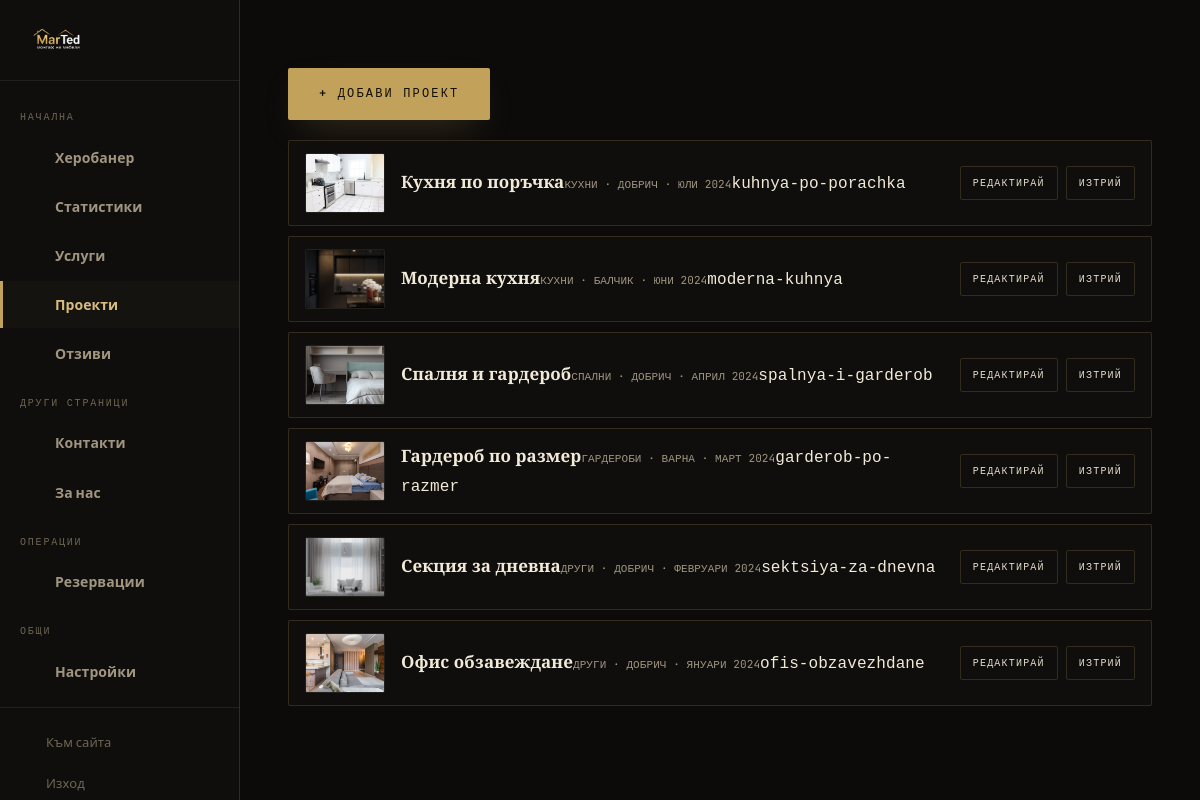
Screenshot of /admin/projects.php (signed in) with the database file from the repository.
### tables this page shows
CREATE TABLE IF NOT EXISTS projects (
  id INT AUTO_INCREMENT PRIMARY KEY, slug VARCHAR(160) UNIQUE, title VARCHAR(255), category VARCHAR(120),
  pdate VARCHAR(120), location VARCHAR(255), description TEXT, cover VARCHAR(500), gallery TEXT,
  created_at TIMESTAMP DEFAULT CURRENT_TIMESTAMP
);

### inc/functions.php (called while the page is built, shortened)
<?php
require_once __DIR__ . '/db.php';
function e($s) { return htmlspecialchars((string)$s, ENT_QUOTES, 'UTF-8'); }

### inc/db.php (called while the page is built, shortened)
<?php
function config() { static $c; if ($c === null) $c = require __DIR__ . '/config.php'; return $c; }
function db() {
    static $pdo = null;
    if ($pdo !== null) return $pdo;
    $cfg = config()['db'];
    if ($cfg['driver'] === 'sqlite') {
        $path = $cfg['sqlite_path'];
        $dir = dirname($path);
        if (!is_dir($dir)) @mkdir($dir, 0775, true);
        $pdo = new PDO('sqlite:' . $path);
        $pdo->exec('PRAGMA journal_mode=WAL; PRAGMA foreign_keys=ON;');
    } else {
        $m = $cfg['mysql'];
        $dsn = "mysql:host={$m['host']};dbname={$m['name']};charset={$m['charset']}";
        $pdo = new PDO($dsn, $m['user'], $m['pass'], [
            PDO::ATTR_ERRMODE => PDO::ERRMODE_EXCEPTION,
            PDO::ATTR_DEFAULT_FETCH_MODE => PDO::FETCH_ASSOC,
        ]);
        return $pdo;
    }
    $pdo->setAttribute(PDO::ATTR_ERRMODE, PDO::ERRMODE_EXCEPTION);
    $pdo->setAttribute(PDO::ATTR_DEFAULT_FETCH_MODE, PDO::FETCH_ASSOC);
    return $pdo;
}

### admin/projects.php (the view, shortened to what this page needs)
<?php
require_once __DIR__ . '/../inc/functions.php';
require_once __DIR__ . '/../inc/icons.php';
$editing = null;
$projs = db()->query("SELECT * FROM projects ORDER BY id ASC")->fetchAll();
require __DIR__ . '/../inc/admin-header.php';
?>
<?php if ($editing): ?>
<form method="POST" enctype="multipart/form-data" class="adminForm" style="max-width:none">
  <div class="projFormHead"><span class="eyebrow eyebrow-line"><?= $editing['id']?'Редакция':'Нов проект' ?></span><a href="projects.php" class="linkBtn">&larr; Назад</a></div>
  <div class="adminTabs">
    <button type="button" class="active" onclick="switchTab(event,'tab-main')">Основно</button>
    <button type="button" onclick="switchTab(event,'tab-images')">Снимки</button>
  </div>
  <input type="hidden" name="id" value="<?= e($editing['id']) ?>">
  <div id="tab-main" class="tabContent active">
    <div><label>Заглавие *</label><input name="title" value="<?= e($editing['title']) ?>" placeholder="Модерна кухня"></div>
    <div class="formRow"><div><label>Категория</label><input name="category" value="<?= e($editing['category']) ?>"></div><div><label>Дата</label><input name="pdate" value="<?= e($editing['pdate']) ?>" placeholder="Юли 2024"></div></div>
    <div class="formRow"><div><label>Локация</label><input name="location" value="<?= e($editing['location']) ?>"></div><div><label>Slug</label><input value="<?= e($editing['slug']) ?>" disabled></div></div>
    <div><label>Описание</label><textarea name="description" rows="3" placeholder="Монтаж на модерна кухня..."><?= e($editing['description']) ?></textarea></div>
  </div>
  <div id="tab-images" class="tabContent">
    <div><label>Главна снимка (cover) *</label>
      <?php if (!empty($editing['cover'])): ?><img src="<?= e($editing['cover']) ?>" style="max-height:80px;border-radius:4px;margin-bottom:8px"><?php endif; ?>
      <input type="hidden" name="cover_existing" value="<?= e($editing['cover']) ?>">
      <input type="file" name="cover_file" accept="image/*">
    </div>
    <div><label>Галерия (URL на ред или качи файлове)</label>
      <textarea name="gallery" rows="4" placeholder="/assets/media/kitchen-1.jpg"><?= e(implode("\n", $editing['gallery'])) ?></textarea>
      <input type="file" name="gallery_files[]" multiple accept="image/*" style="margin-top:8px">
    </div>
  </div>
  <button class="btn btn-primary btn-block" type="submit"><?= $editing['id']?'Запази промените':'Добави проект' ?></button>
  <?php if (!empty($formErr)): ?><p class="formMsg err"><?= e($formErr) ?></p><?php endif; ?>
</form>
<script>
function switchTab(e, id) {
  e.preventDefault();
  document.querySelectorAll('.adminTabs button').forEach(b => b.classList.remove('active'));
  document.querySelectorAll('.tabContent').forEach(t => t.classList.remove('active'));
  e.target.classList.add('active');
  document.getElementById(id).classList.add('active');
}
</script>
<?php else: ?>
<div style="margin-top:20px"><a href="projects.php?edit=new" class="btn btn-primary">+ Добави проект</a></div>
<div class="adminList">
  <?php foreach ($projs as $p): ?>
  <div class="adminRow"><img src="<?= e($p['cover']) ?>" alt="<?= e($p['title']) ?>"><div class="adminRowInfo"><strong><?= e($p['title']) ?></strong><span><?= e($p['category']) ?> · <?= e($p['location']) ?> · <?= e($p['pdate']) ?></span><code><?= e($p['slug']) ?></code></div><div class="adminRowActions"><a href="projects.php?edit=<?= $p['id'] ?>">Редактирай</a><a href="projects.php?delete=<?= $p['id'] ?>" onclick="return confirm('Изтриване?')" class="del">Изтрий</a></div></div>
  <?php endforeach; ?>
</div>
<?php endif; ?>
<?php require __DIR__ . '/../inc/admin-footer.php'; ?>

### inc/admin-header.php (shortened to what this page needs)
<?php
require_once __DIR__ . '/functions.php';
require_once __DIR__ . '/icons.php';
$s = settings();
$current = $GLOBALS['admin_page'] ?? '';
$navGroups = [
    'НАЧАЛНА' => [
        'hero' => ['label'=>'Херобанер','icon'=>'pin','href'=>'section.php?edit=hero'],
        'stats' => ['label'=>'Статистики','icon'=>'users','href'=>'section.php?edit=stats'],
        'services' => ['label'=>'Услуги','icon'=>'shield','href'=>'services.php'],
        'projects' => ['label'=>'Проекти','icon'=>'drill','href'=>'projects.php'],
        'testimonials' => ['label'=>'Отзиви','icon'=>'users','href'=>'testimonials.php'],
    ],
    'ДРУГИ СТРАНИЦИ' => [
        'contact' => ['label'=>'Контакти','icon'=>'phone','href'=>'section.php?edit=contact'],
        'about' => ['label'=>'За нас','icon'=>'users','href'=>'section.php?edit=about'],
    ],
    'ОПЕРАЦИИ' => [
        'bookings' => ['label'=>'Резервации','icon'=>'calendar','href'=>'bookings.php'],
    ],
    'ОБЩИ' => [
        'brand' => ['label'=>'Настройки','icon'=>'clock','href'=>'section.php?edit=brand'],
    ],
];
$bCount = is_admin() ? db()->query("SELECT COUNT(*) FROM bookings")->fetchColumn() : 0;
?>
<!doctype html>
<html lang="bg"><head>
<link rel="stylesheet" href="/assets/css/style.css?v=3">
<link rel="stylesheet" href="/assets/css/admin.css?v=4">
</head>
<body class="adminBody">
<div class="adminLayout">
  <aside class="adminSidebar">
    <div class="adminSidebarLogo"><img src="/assets/media/logo.png" alt="<?= e($s['name']) ?>" style="height:40px;width:auto"></div>
    <nav class="adminNav">
      <?php foreach ($navGroups as $groupLabel => $items): ?>
      <div class="navGroupLabel"><?= $groupLabel ?></div>
      <?php foreach ($items as $key => $item): ?>
      <a href="<?= $item['href'] ?>" class="navItem <?= $current===$key?'active':'' ?>"><?= icon($item['icon'],'icon') ?><span><?= e($item['label']) ?></span><?php if ($key==='bookings' && $bCount>0): ?><span class="navBadge"><?= $bCount ?></span><?php endif; ?></a>
      <?php endforeach; ?>
      <?php endforeach; ?>
    </nav>
    <div class="adminSidebarBottom">
      <a href="/" class="adminSidebarLink"><?= icon('arrow','icon') ?> Към сайта</a>
      <a href="logout.php" class="adminSidebarLink"><?= icon('arrow','icon') ?> Изход</a>
    </div>
  </aside>
  <main class="adminMain">

### inc/icons.php (shortened to what this page needs)
<?php
function icon(string $name, string $cls = 'icon'): string {
    $inner = $p[$name] ?? '';
    return '<svg width="24" height="24" viewBox="0 0 24 24" fill="none" xmlns="http://www.w3.org/2000/svg" class="'.$cls.'" aria-hidden="true">'.$inner.'</svg>';
}

### inc/admin-footer.php
  </main>
</div>
</body>
</html>

### assets/css/style.css (style rules this page uses)
:root { --font-serif:'Spectral', Georgia, serif;--font-sans:'Manrope', system-ui, sans-serif;--font-mono:'JetBrains Mono', monospace; --bg:#0c0b0a; --bg-2:#100e0c; --bg-3:#15130f; --bg-4:#1b1813; --ink:#f2ead9; --ink-2:#e4dcc9; --muted:#9f9580; --muted-2:#6e6553; --line:rgba(194,162,90,.20); --line-soft:rgba(242,234,217,.08); --line-strong:rgba(194,162,90,.40); --accent:#c2a25a; --accent-2:#d8bd7e; --accent-3:#a07f3a; --accent-soft:rgba(194,162,90,.10); --night:#070605; --container:1240px; --gutter:clamp(20px,5vw,64px); --radius:2px; --shadow:0 30px 80px -36px rgba(0,0,0,.85); --shadow-soft:0 18px 50px -30px rgba(0,0,0,.75); --shadow-gold:0 14px 38px -16px rgba(194,162,90,.40); }
* { box-sizing:border-box }
html { scroll-behavior:smooth;-webkit-text-size-adjust:100% }
body { margin:0;color:var(--ink);background:var(--bg) radial-gradient(150% 130% at 50% -12%,rgba(255,255,255,.024),transparent 55%);font-family:var(--font-sans);font-size:16px;line-height:1.65;letter-spacing:.005em;-webkit-font-smoothing:antialiased;text-rendering:optimizeLegibility;overflow-x:hidden }
img { display:block;max-width:100% }
a { color:inherit;text-decoration:none }
main,header,footer { position:relative;z-index:1 }
.btn { display:inline-flex;align-items:center;gap:12px;min-height:52px;padding:0 30px;border:1px solid transparent;border-radius:var(--radius);font-family:var(--font-mono);font-size:12px;font-weight:500;letter-spacing:.18em;text-transform:uppercase;cursor:pointer;transition:transform .28s ease,background .28s ease,color .28s ease,border-color .28s ease,box-shadow .28s ease }
.btn-primary { background:var(--accent);color:#100d08;box-shadow:var(--shadow-gold) }

### assets/css/admin.css (style rules this page uses)
.adminBody { background:var(--bg);color:var(--ink);font-family:var(--font-sans) }
.adminLayout { display:flex;min-height:100vh }
.adminSidebar { width:240px;flex:0 0 240px;background:var(--bg-2);border-right:1px solid var(--line);display:flex;flex-direction:column;position:sticky;top:0;height:100vh;overflow-y:auto }
.adminSidebarLogo { padding:20px;border-bottom:1px solid var(--line-soft) }
.adminNav { flex:1;padding:12px 0;display:flex;flex-direction:column;gap:2px }
.adminNav a { display:flex;align-items:center;gap:12px;padding:12px 20px;color:var(--muted);font-size:14px;font-weight:600;text-decoration:none;transition:all .2s;border-left:3px solid transparent }
.adminNav a.active { background:var(--bg-3);color:var(--accent-2);border-left-color:var(--accent) }
.adminNav a .icon { width:20px;height:20px;flex:0 0 auto;color:var(--muted) }
.adminNav a.active .icon { color:var(--accent-2) }
.adminSidebarBottom { padding:16px 20px;border-top:1px solid var(--line-soft);display:flex;flex-direction:column;gap:4px }
.adminSidebarLink { display:flex;align-items:center;gap:10px;padding:8px 0;color:var(--muted-2);font-size:13px;text-decoration:none }
.adminSidebarLink .icon { width:16px;height:16px }
.adminMain { flex:1;padding:clamp(24px,4vw,48px);overflow-x:hidden }
.adminList { display:grid;gap:10px;margin-top:20px }
.adminRow { display:grid;grid-template-columns:80px 1fr auto;gap:16px;align-items:center;background:var(--bg-2);border:1px solid var(--line);border-radius:var(--radius);padding:12px 16px }
.adminRow img { width:80px;height:60px;object-fit:cover;border-radius:var(--radius);border:1px solid var(--line-soft) }
.adminRowInfo strong { font-family:var(--font-serif);font-size:17px }
.adminRowInfo span { font-family:var(--font-mono);font-size:11px;text-transform:uppercase;color:var(--muted) }
.adminRowActions { display:flex;gap:8px }
.adminRowActions a,.adminRowActions button { font-family:var(--font-mono);font-size:10px;letter-spacing:.12em;text-transform:uppercase;padding:8px 12px;border:1px solid var(--line);border-radius:var(--radius);background:transparent;color:var(--ink-2);cursor:pointer;text-decoration:none;transition:all .2s }
.navGroupLabel { font-family:var(--font-mono);font-size:10px;letter-spacing:.18em;text-transform:uppercase;color:var(--muted-2);padding:16px 20px 6px }
.navItem { padding-left:24px }

### rows the page displays
projects: cover (picture), title "Кухня по поръчка", category "КУХНИ", location "ДОБРИЧ", pdate "ЮЛИ 2024", slug "kuhnya-po-porachka"
projects: cover (picture), title "Модерна кухня", category "КУХНИ", location "БАЛЧИК", pdate "ЮНИ 2024", slug "moderna-kuhnya"
projects: cover (picture), title "Спалня и гардероб", category "СПАЛНИ", location "ДОБРИЧ", pdate "АПРИЛ 2024", slug "spalnya-i-garderob"
projects: cover (picture), title "Гардероб по размер", category "ГАРДЕРОБИ", location "ВАРНА", pdate "МАРТ 2024", slug "garderob-po-razmer"
projects: cover (picture), title "Секция за дневна", category "ДРУГИ", location "ДОБРИЧ", pdate "ФЕВРУАРИ 2024", slug "sektsiya-za-dnevna"
projects: cover (picture), title "Офис обзавеждане", category "ДРУГИ", location "ДОБРИЧ", pdate "ЯНУАРИ 2024", slug "ofis-obzavezhdane"

### other values shown
$groupLabel "НАЧАЛНА"
$item['label'] "Херобанер"
$item['label'] "Статистики"
$item['label'] "Услуги"
$item['label'] "Проекти"
$item['label'] "Отзиви"
$groupLabel "ДРУГИ СТРАНИЦИ"
$item['label'] "Контакти"
$item['label'] "За нас"
$groupLabel "ОПЕРАЦИИ"
$item['label'] "Резервации"
$groupLabel "ОБЩИ"
$item['label'] "Настройки"
